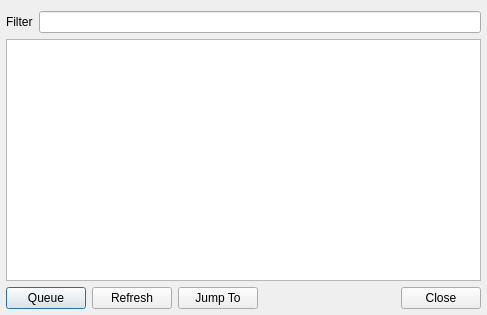
<?xml version="1.0" encoding="UTF-8"?>
<ui version="4.0">
 <class>JumpToTrackDialog</class>
 <widget class="QDialog" name="JumpToTrackDialog">
  <property name="geometry">
   <rect>
    <x>0</x>
    <y>0</y>
    <width>487</width>
    <height>315</height>
   </rect>
  </property>
  <property name="windowTitle">
   <string>Jump To Track</string>
  </property>
  <layout class="QVBoxLayout" name="verticalLayout">
   <property name="leftMargin">
    <number>6</number>
   </property>
   <property name="rightMargin">
    <number>6</number>
   </property>
   <property name="bottomMargin">
    <number>6</number>
   </property>
   <item>
    <layout class="QHBoxLayout">
     <property name="spacing">
      <number>6</number>
     </property>
     <property name="margin">
      <number>0</number>
     </property>
     <item>
      <widget class="QLabel" name="label">
       <property name="text">
        <string>Filter</string>
       </property>
      </widget>
     </item>
     <item>
      <widget class="QLineEdit" name="filterLineEdit"/>
     </item>
    </layout>
   </item>
   <item>
    <widget class="QListView" name="songsListView">
     <property name="editTriggers">
      <set>QAbstractItemView::NoEditTriggers</set>
     </property>
     <property name="alternatingRowColors">
      <bool>true</bool>
     </property>
     <property name="selectionBehavior">
      <enum>QAbstractItemView::SelectRows</enum>
     </property>
    </widget>
   </item>
   <item>
    <layout class="QHBoxLayout" name="horizontalLayout">
     <item>
      <widget class="QPushButton" name="queuePushButton">
       <property name="sizePolicy">
        <sizepolicy hsizetype="Minimum" vsizetype="Preferred">
         <horstretch>0</horstretch>
         <verstretch>0</verstretch>
        </sizepolicy>
       </property>
       <property name="text">
        <string>Queue</string>
       </property>
      </widget>
     </item>
     <item>
      <widget class="QPushButton" name="refreshPushButton">
       <property name="sizePolicy">
        <sizepolicy hsizetype="Minimum" vsizetype="Preferred">
         <horstretch>0</horstretch>
         <verstretch>0</verstretch>
        </sizepolicy>
       </property>
       <property name="text">
        <string>Refresh</string>
       </property>
      </widget>
     </item>
     <item>
      <widget class="QPushButton" name="jumpToPushButton">
       <property name="sizePolicy">
        <sizepolicy hsizetype="Minimum" vsizetype="Preferred">
         <horstretch>0</horstretch>
         <verstretch>0</verstretch>
        </sizepolicy>
       </property>
       <property name="text">
        <string>Jump To</string>
       </property>
      </widget>
     </item>
     <item>
      <spacer>
       <property name="orientation">
        <enum>Qt::Horizontal</enum>
       </property>
       <property name="sizeType">
        <enum>QSizePolicy::MinimumExpanding</enum>
       </property>
       <property name="sizeHint" stdset="0">
        <size>
         <width>40</width>
         <height>20</height>
        </size>
       </property>
      </spacer>
     </item>
     <item>
      <widget class="QDialogButtonBox" name="buttonBox">
       <property name="sizePolicy">
        <sizepolicy hsizetype="Minimum" vsizetype="Fixed">
         <horstretch>0</horstretch>
         <verstretch>0</verstretch>
        </sizepolicy>
       </property>
       <property name="standardButtons">
        <set>QDialogButtonBox::Close</set>
       </property>
      </widget>
     </item>
    </layout>
   </item>
  </layout>
 </widget>
 <resources/>
 <connections>
  <connection>
   <sender>buttonBox</sender>
   <signal>rejected()</signal>
   <receiver>JumpToTrackDialog</receiver>
   <slot>hide()</slot>
   <hints>
    <hint type="sourcelabel">
     <x>457</x>
     <y>294</y>
    </hint>
    <hint type="destinationlabel">
     <x>481</x>
     <y>279</y>
    </hint>
   </hints>
  </connection>
 </connections>
</ui>
